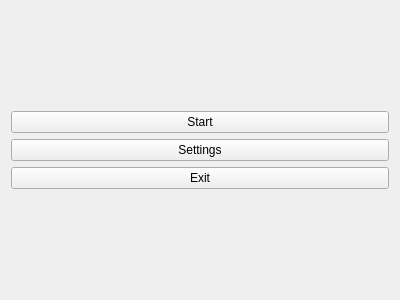
<?xml version="1.0" encoding="UTF-8"?>
<ui version="4.0">
 <class>MenuPage</class>
 <widget class="QWidget" name="MenuPage">
  <property name="geometry">
   <rect>
    <x>0</x>
    <y>0</y>
    <width>400</width>
    <height>300</height>
   </rect>
  </property>
  <property name="windowTitle">
   <string>Form</string>
  </property>
  <layout class="QVBoxLayout" name="verticalLayout">
   <item>
    <layout class="QVBoxLayout" name="verticalLayout_2">
     <property name="sizeConstraint">
      <enum>QLayout::SetMaximumSize</enum>
     </property>
     <item>
      <widget class="QPushButton" name="startButton">
       <property name="text">
        <string>Start</string>
       </property>
      </widget>
     </item>
     <item>
      <widget class="QPushButton" name="settingsButton">
       <property name="text">
        <string>Settings</string>
       </property>
      </widget>
     </item>
     <item>
      <widget class="QPushButton" name="exitButton">
       <property name="text">
        <string>Exit</string>
       </property>
      </widget>
     </item>
    </layout>
   </item>
  </layout>
 </widget>
 <resources/>
 <connections>
  <connection>
   <sender>exitButton</sender>
   <signal>clicked()</signal>
   <receiver>MenuPage</receiver>
   <slot>close()</slot>
   <hints>
    <hint type="sourcelabel">
     <x>208</x>
     <y>222</y>
    </hint>
    <hint type="destinationlabel">
     <x>370</x>
     <y>282</y>
    </hint>
   </hints>
  </connection>
 </connections>
</ui>
